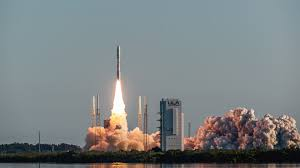
#> input picture sample3.jpg, 300 x 168 px, found by its file name
$ jupyter execute main-checkpoint.ipynb   (older library calls are emulated)
#> lines starting #> are read from the running program, lines starting #| are printed output that depends on the picture; after the words box and inside, x2 and y2 are one past the last pixel; in counts of white or black regions, pixels touching at a corner belong together; long printed decimals are rounded
[cell 1]
"""
Student Name: Sagar
Roll No: 2301010312
Course Name: Image Processing and Computer Vision
Assignment Title: Intelligent Image Processing System
Date: 09-04-2026
"""

import cv2
import numpy as np
import os
import matplotlib.pyplot as plt
from skimage.metrics import structural_similarity as ssim

# Create output folder
os.makedirs("outputs", exist_ok=True)

# -------------------------------
# Helper function to display image
# -------------------------------
def show(title, img, cmap='gray'):
    plt.imshow(img, cmap=cmap)
    plt.title(title)
    plt.axis('off')
    plt.show()

print("======================================")
print(" Intelligent Image Processing System ")
print("======================================")
print("This system performs preprocessing, enhancement, segmentation,")
print("feature extraction, and evaluation of images.\n")

# -------------------------------
# Task 2: Image Acquisition
# -------------------------------
image_path = "sample_images/sample3.jpg"  # change this path
image = cv2.imread(image_path)
#> image is the input picture: shape (168, 300, 3); mean B, G, R 130, 128.5, 122.4

if image is None:
    print("Error: Image not found!")
    exit()

# Resize
image = cv2.resize(image, (512, 512))
#> image: shape (512, 512, 3)

# Convert to RGB for display
image_rgb = cv2.cvtColor(image, cv2.COLOR_BGR2RGB)

# Grayscale
gray = cv2.cvtColor(image, cv2.COLOR_BGR2GRAY)
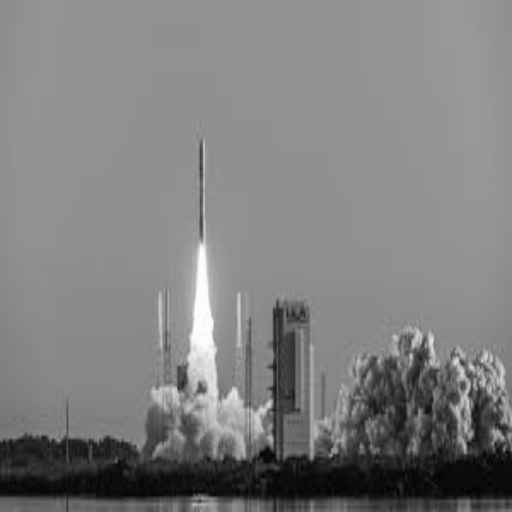
#> gray: shape (512, 512); min 1, max 254, mean 126.7

# Display
show("Original Image", image_rgb, cmap=None)
show("Grayscale Image", gray)

# Save
cv2.imwrite("outputs/original.jpg", image)
cv2.imwrite("outputs/grayscale.jpg", gray)

# -------------------------------
# Task 3: Add Noise
# -------------------------------

# Gaussian Noise
gaussian_noise = np.random.normal(0, 25, gray.shape)
noisy_gaussian = gray + gaussian_noise
noisy_gaussian = np.clip(noisy_gaussian, 0, 255).astype(np.uint8)
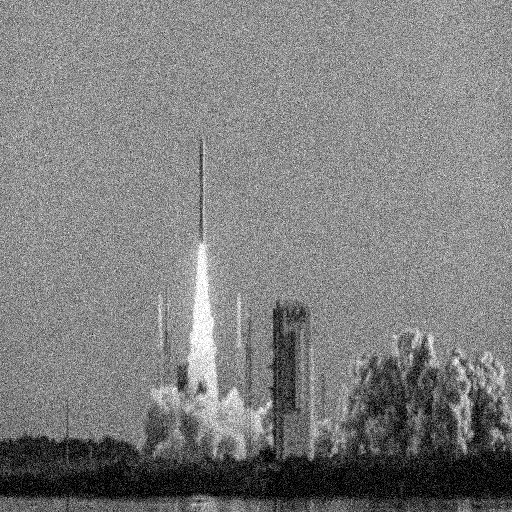
#> noisy_gaussian: shape (512, 512); min 0, max 255, mean 126.5

# Salt & Pepper Noise
sp_noise = gray.copy()
prob = 0.02
rand = np.random.rand(*gray.shape)
sp_noise[rand < prob] = 0
sp_noise[rand > 1 - prob] = 255
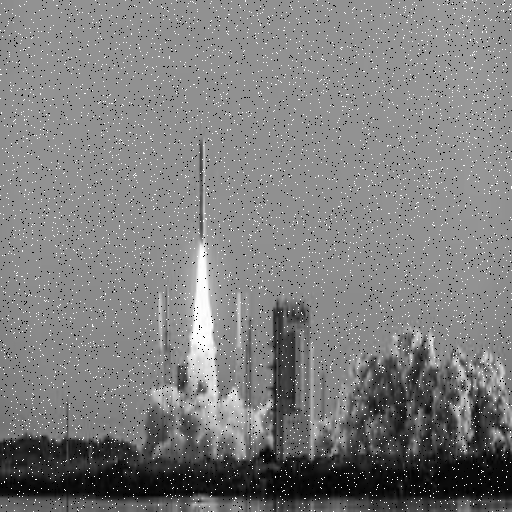
#> sp_noise: shape (512, 512); min 0, max 255, mean 126.7

# Display
show("Gaussian Noise", noisy_gaussian)
show("Salt & Pepper Noise", sp_noise)

# Save
cv2.imwrite("outputs/noisy_gaussian.jpg", noisy_gaussian)
cv2.imwrite("outputs/noisy_sp.jpg", sp_noise)

# -------------------------------
# Restoration Filters
# -------------------------------
mean_filter = cv2.blur(noisy_gaussian, (5, 5))
median_filter = cv2.medianBlur(sp_noise, 5)
gaussian_filter = cv2.GaussianBlur(noisy_gaussian, (5, 5), 0)

# Display
show("Mean Filter", mean_filter)
show("Median Filter", median_filter)
show("Gaussian Filter", gaussian_filter)

# Save
cv2.imwrite("outputs/mean_filter.jpg", mean_filter)
cv2.imwrite("outputs/median_filter.jpg", median_filter)
cv2.imwrite("outputs/gaussian_filter.jpg", gaussian_filter)

# Contrast Enhancement
equalized = cv2.equalizeHist(gray)
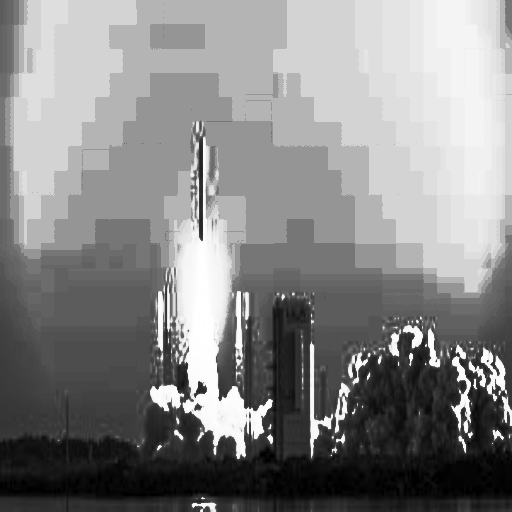
#> equalized: shape (512, 512); min 0, max 255, mean 134.2

show("Histogram Equalization", equalized)
cv2.imwrite("outputs/hist_equalized.jpg", equalized)

# -------------------------------
# Task 4: Segmentation
# -------------------------------

# Global Threshold
_, thresh_global = cv2.threshold(equalized, 127, 255, cv2.THRESH_BINARY)
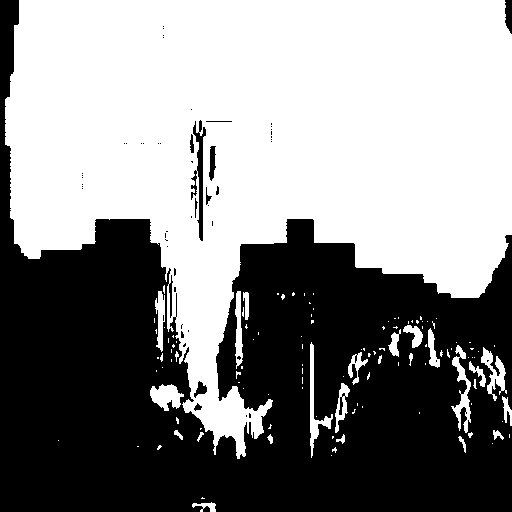
#> thresh_global: shape (512, 512); 53.8% white; 55 black regions (44 under 20 px), largest, box (x1, y1, x2, y2) and area: (0, 0, 512, 512) 119575, (191, 120, 206, 241) 664, (505, 0, 512, 34) 195

# Otsu Threshold
_, thresh_otsu = cv2.threshold(equalized, 0, 255, cv2.THRESH_BINARY + cv2.THRESH_OTSU)

# Display
show("Global Threshold", thresh_global)
show("Otsu Threshold", thresh_otsu)

# Save
cv2.imwrite("outputs/thresh_global.jpg", thresh_global)
cv2.imwrite("outputs/thresh_otsu.jpg", thresh_otsu)

# Morphological Operations
kernel = np.ones((3, 3), np.uint8)

dilation = cv2.dilate(thresh_otsu, kernel, iterations=1)
#> dilation: shape (512, 512); 56.6% white; 37 black regions (30 under 20 px), largest, box (x1, y1, x2, y2) and area: (0, 0, 512, 512) 113097, (196, 134, 202, 239) 254, (506, 0, 512, 32) 148
erosion = cv2.erode(thresh_otsu, kernel, iterations=1)
#> erosion: shape (512, 512); 51.3% white; 23 black regions (10 under 20 px), largest, box (x1, y1, x2, y2) and area: (0, 0, 512, 512) 125374, (189, 119, 207, 242) 1262, (208, 145, 217, 182) 258

# Display
show("Dilation", dilation)
show("Erosion", erosion)

# Save
cv2.imwrite("outputs/dilation.jpg", dilation)
cv2.imwrite("outputs/erosion.jpg", erosion)

# -------------------------------
# Task 5: Edge Detection
# -------------------------------

# Sobel
sobelx = cv2.Sobel(gray, cv2.CV_64F, 1, 0, ksize=5)
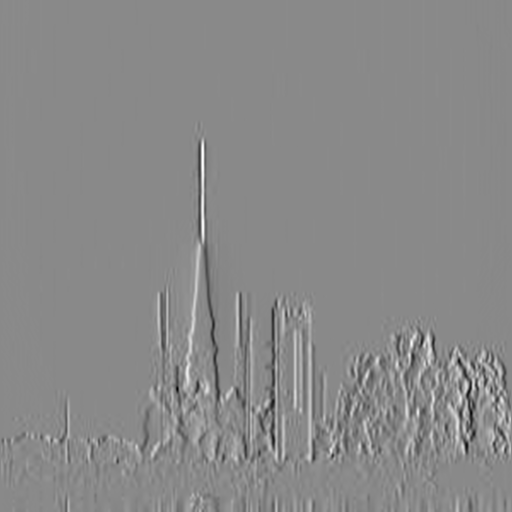
#> sobelx: shape (512, 512) float64; min -6087, max 5204, mean 0.6; drawn with min black and max white
sobel = cv2.convertScaleAbs(sobelx)
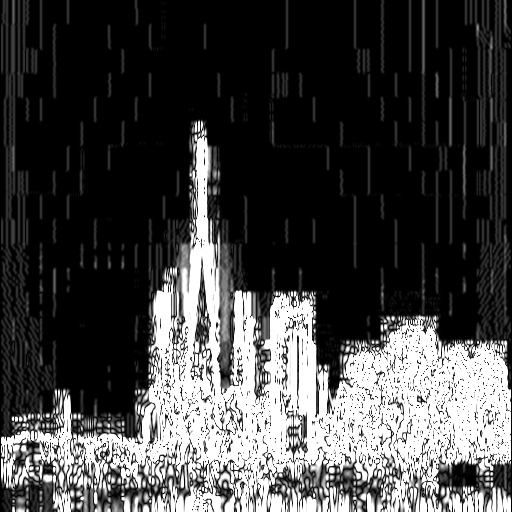
#> sobel: shape (512, 512); min 0, max 255, mean 67.9

# Canny
canny = cv2.Canny(gray, 100, 200)
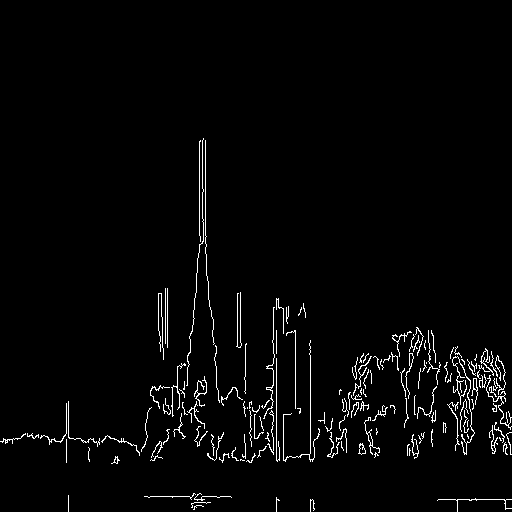
#> canny: shape (512, 512); 2.5% white in thin lines or dots, all inside (x1, y1, x2, y2) = (0, 138, 512, 512)

# Display
show("Sobel Edge Detection", sobel)
show("Canny Edge Detection", canny)

# Save
cv2.imwrite("outputs/sobel.jpg", sobel)
cv2.imwrite("outputs/canny.jpg", canny)

# Contours
contours, _ = cv2.findContours(thresh_otsu, cv2.RETR_EXTERNAL, cv2.CHAIN_APPROX_SIMPLE)
#> contours = 119 contours, 98 with area under 20; largest, box (x1, y1, x2, y2) and area: (5, 0, 512, 459) 135540, (150, 384, 184, 411) 516, (451, 345, 471, 433) 508, (310, 342, 333, 458) 474, (481, 347, 507, 401) 436
contour_img = image_rgb.copy()

for cnt in contours:
    x, y, w, h = cv2.boundingRect(cnt)
    cv2.rectangle(contour_img, (x, y), (x + w, y + h), (0, 255, 0), 2)
#> this loop made 119 passes
#> (x, y, w, h) on passes 1, 3, 4, 6, 7, 8, 9, 12, 13, 14, 15, 16: (192, 502, 24, 10), (331, 455, 1, 1), (332, 447, 5, 6), (157, 445, 5, 5), (492, 443, 1, 1), (58, 440, 1, 1), (458, 436, 8, 17), (336, 434, 9, 10), (267, 434, 6, 10), (468, 432, 5, 6), (197, 432, 7, 10), (493, 430, 11, 10)
#> (cnt, x, y, w, h) on passes 2, 5, 10, 11, 18, 23: ([[202, 497], [201, 498], [204, 498], [203, 498]], 201, 497, 4, 2), ([[137, 446], [138, 446]], 137, 446, 2, 1), ([[332, 436], [332, 438], [333, 437], [333, 436]], 332, 436, 2, 3), ([[509, 434], [509, 437]], 509, 434, 1, 4), ([[200, 428], [200, 429], [201, 428]], 200, 428, 2, 2), ([[419, 412], [419, 413]], 419, 412, 1, 2)
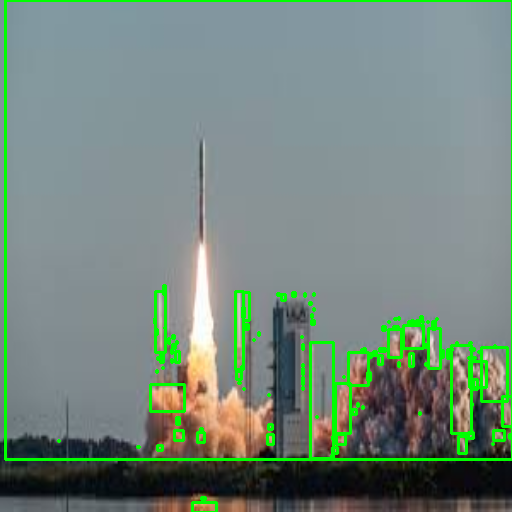
#> contour_img: shape (512, 512, 3); mean R, G, B 116.3, 135, 124.5

show("Contours & Bounding Boxes", contour_img)
cv2.imwrite("outputs/contours.jpg", cv2.cvtColor(contour_img, cv2.COLOR_RGB2BGR))

# ORB Feature Extraction
orb = cv2.ORB_create()
kp, des = orb.detectAndCompute(gray, None)
#> kp = 500 keypoints; strongest (x, y, size): (202, 388, 77.1), (203, 390, 64.3), (268, 403, 53.6), (456, 360, 44.6)
orb_img = cv2.drawKeypoints(image_rgb, kp, None, color=(0, 255, 0))
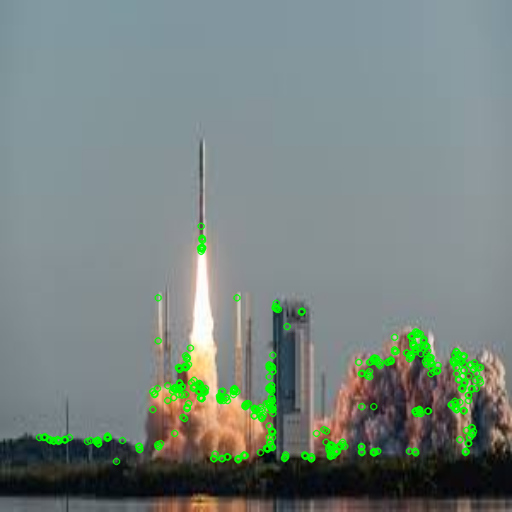
#> orb_img: shape (512, 512, 3); mean R, G, B 119.1, 131.8, 127.5

show("ORB Features", orb_img)
cv2.imwrite("outputs/orb_features.jpg", cv2.cvtColor(orb_img, cv2.COLOR_RGB2BGR))

# -------------------------------
# Task 6: Performance Metrics
# -------------------------------

def mse(img1, img2):
    return np.mean((img1 - img2) ** 2)

def psnr(img1, img2):
    mse_val = mse(img1, img2)
    if mse_val == 0:
        return 100
    return 20 * np.log10(255.0 / np.sqrt(mse_val))

def compute_ssim(img1, img2):
    return ssim(img1, img2)

mse_val = mse(gray, gaussian_filter)
#> mse_val = 43.24
psnr_val = psnr(gray, gaussian_filter)
#> psnr_val = 31.77
ssim_val = compute_ssim(gray, gaussian_filter)
#> ssim_val = 0.683

print("\nPerformance Evaluation:")
print("MSE:", mse_val)
#| MSE: 43.238
print("PSNR:", psnr_val)
#| PSNR: 31.772
print("SSIM:", ssim_val)
#| SSIM: 0.6827

# -------------------------------
# Task 7: Final Visualization
# -------------------------------

plt.figure(figsize=(12, 8))

plt.subplot(2,3,1)
plt.title("Original")
plt.imshow(gray, cmap='gray')

plt.subplot(2,3,2)
plt.title("Noisy")
plt.imshow(noisy_gaussian, cmap='gray')

plt.subplot(2,3,3)
plt.title("Restored")
plt.imshow(gaussian_filter, cmap='gray')

plt.subplot(2,3,4)
plt.title("Enhanced")
plt.imshow(equalized, cmap='gray')

plt.subplot(2,3,5)
plt.title("Segmented")
plt.imshow(thresh_otsu, cmap='gray')

plt.subplot(2,3,6)
plt.title("Edges")
plt.imshow(canny, cmap='gray')

plt.tight_layout()
plt.show()

print("\nAll outputs saved in 'outputs/' folder.")
print("System execution completed successfully!")
print("\nConclusion:")
print("The system successfully performed image preprocessing, enhancement,")
print("segmentation, feature extraction, and evaluation.")

$ run again, with sample2.jpg copied over sample3.jpg
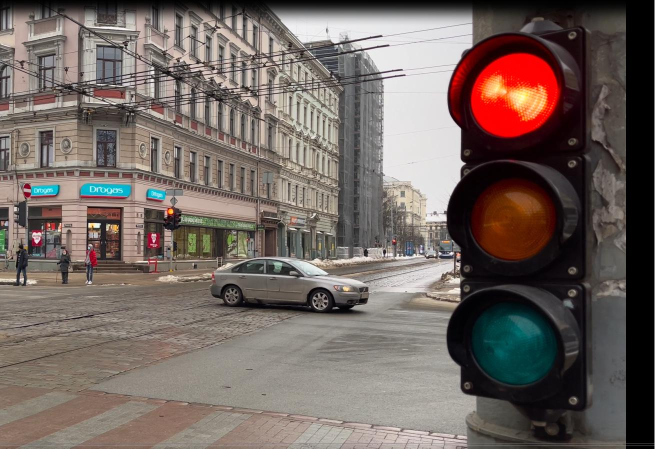
#> input picture sample2.jpg, 1310 x 897 px, found by its file name (shown at 1/2 size)
#> image is the input picture: shape (897, 1310, 3); mean B, G, R 96.5, 101.9, 113.8
#> image: shape (512, 512, 3)
#> thresh_global: shape (512, 512); 48.8% white; 612 white regions (537 under 20 px), largest, box (x1, y1, x2, y2) and area: (0, 14, 374, 512) 81765, (0, 15, 266, 286) 19891, (0, 192, 220, 308) 8739
#> thresh_otsu: shape (512, 512); 50.1% white; 1395 black regions (1319 under 20 px), largest, box (x1, y1, x2, y2) and area: (0, 0, 512, 512) 115569, (50, 296, 289, 365) 6028, (0, 383, 118, 421) 789
#> dilation: shape (512, 512); 62.4% white; 377 black regions (310 under 20 px), largest, box (x1, y1, x2, y2) and area: (0, 0, 512, 512) 80179, (106, 315, 286, 360) 3436, (255, 63, 305, 293) 3336
#> erosion: shape (512, 512); 34.4% white; 491 white regions (364 under 20 px), largest, box (x1, y1, x2, y2) and area: (0, 281, 373, 512) 44046, (217, 15, 369, 291) 16835, (15, 201, 135, 298) 3476
#> canny: shape (512, 512); 14.5% white in thin lines or dots
#> contours = 503 contours, 455 with area under 20; largest, box (x1, y1, x2, y2) and area: (0, 14, 374, 512) 93898, (0, 15, 266, 286) 22074, (0, 192, 220, 308) 8830, (0, 136, 201, 224) 6412, (375, 84, 429, 139) 1365
#> the loop `for cnt in contours:` made 503 passes
#> (x, y, w, h) on passes 2, 4, 5: (83, 510, 7, 2), (377, 489, 1, 1), (374, 487, 1, 1)
#> after the loop `for cnt in contours:`:
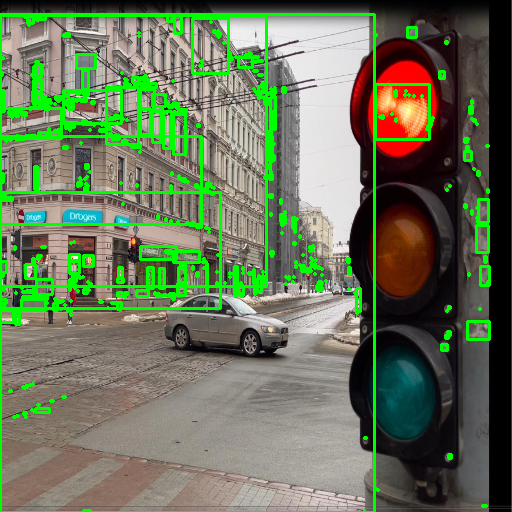
#> contour_img: shape (512, 512, 3); mean R, G, B 103.4, 117.4, 88.1
#> kp = 500 keypoints; strongest (x, y, size): (77, 256, 31), (72, 258, 31), (75, 256, 44.6), (75, 259, 31)
#> `orb_img = cv2.drawKeypoints(image_rgb, kp, None, color=(0, 255, 0))`:
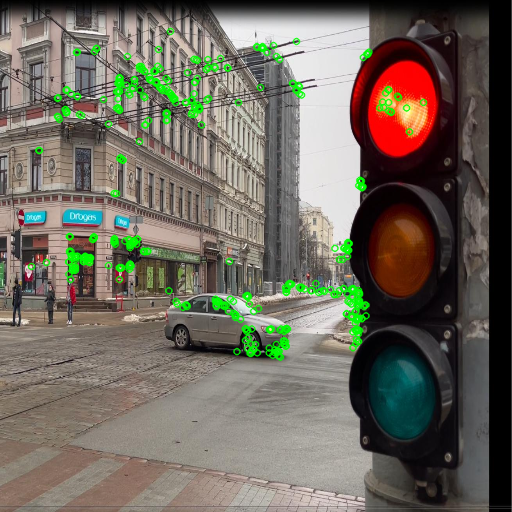
#> orb_img: shape (512, 512, 3); mean R, G, B 110, 105.1, 93.3
#> `mse_val = mse(gray, gaussian_filter)`: mse_val = 66.26
#> psnr_val = 29.92
#> ssim_val = 0.663
#| MSE: 66.265
#| PSNR: 29.918
#| SSIM: 0.6631
